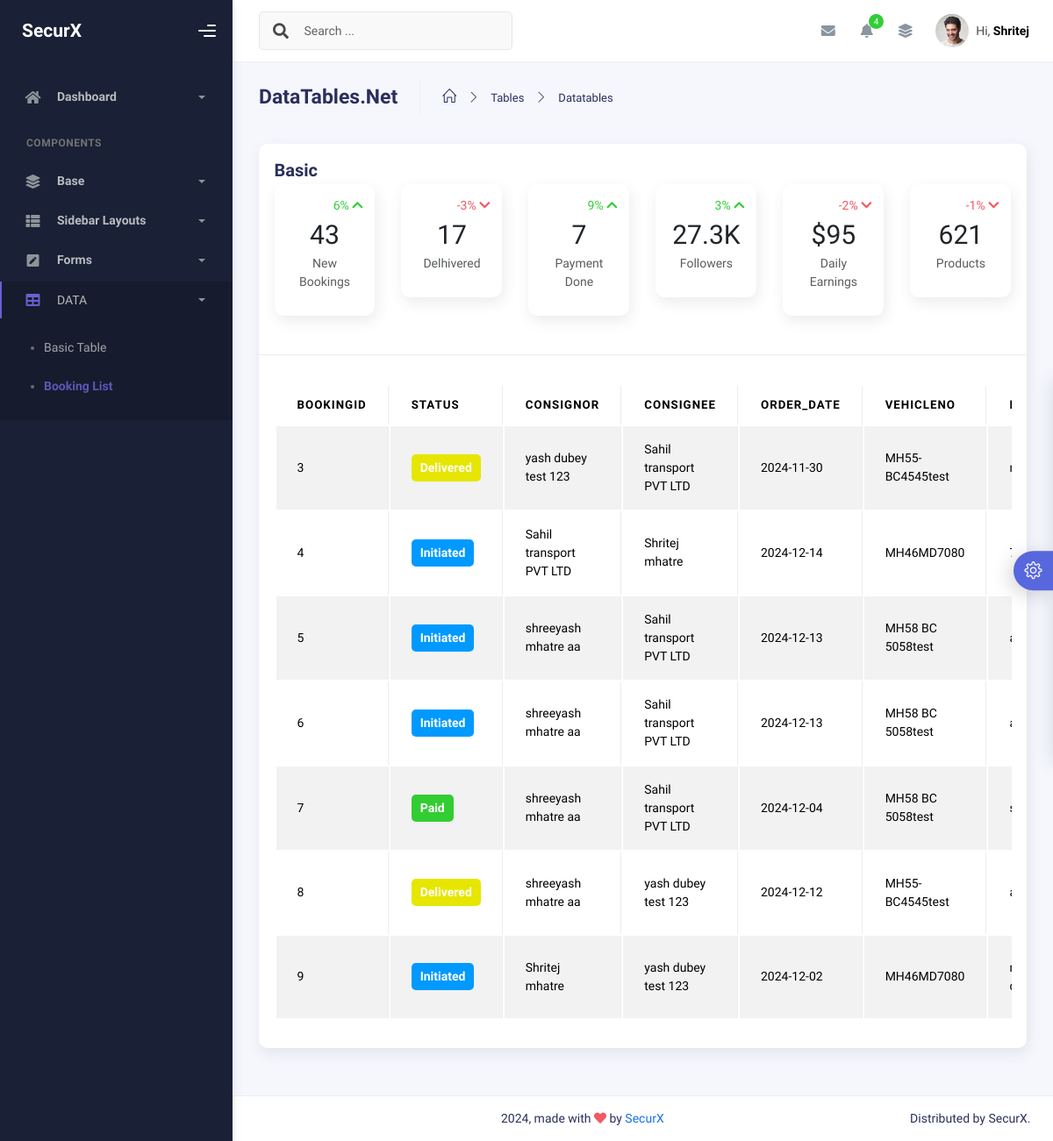
Page /tables/datatables.php on the committed database.
### tables this page shows
CREATE TABLE `orders` (
  `id` int(11) NOT NULL,
  `Status` varchar(255) NOT NULL,
  `order_name` varchar(255) NOT NULL,
  `customer_name` varchar(255) NOT NULL,
  `order_date` date NOT NULL,
  `fromLocation` varchar(255) NOT NULL,
  `toLocation` varchar(255) NOT NULL,
  `transportMode` varchar(255) NOT NULL,
  `paidBy` varchar(255) NOT NULL,
  `taxPaidBy` varchar(255) NOT NULL,
  `pickupAddress` varchar(255) NOT NULL,
  `deliveryAddress` varchar(255) NOT NULL,
  `vehicletype` varchar(255) NOT NULL,
  `Vehiclecapacity` varchar(255) NOT NULL,
  `Vehicleno` int(255) NOT NULL,
  `DriverName` varchar(255) NOT NULL
);

CREATE TABLE `parties` (
  `id` int(11) NOT NULL,
  `name` varchar(255) NOT NULL,
  `gst` varchar(255) NOT NULL,
  `uh` varchar(255) NOT NULL,
  `contact` varchar(255) NOT NULL,
  `address` text NOT NULL,
  `email` varchar(255) NOT NULL,
  `phone` varchar(20) DEFAULT NULL,
  `created_at` timestamp NOT NULL DEFAULT current_timestamp()
);

CREATE TABLE `vehicles` (
  `id` int(11) NOT NULL,
  `vehicle_type` varchar(50) NOT NULL,
  `vehicle_no` varchar(20) NOT NULL,
  `capacity` int(11) NOT NULL
);

### tables/datatables.php (the view, shortened to what this page needs)
<?php
include '../db_connect.php';
try {
    $query = "SELECT a.id,        a.Status,        p1.name AS order_name,        p2.name as customer_name,        a.order_date,       v.vehicle_no as Vehicleno,        a.DriverName FROM `orders` a JOIN parties p1 ON a.order_name = p1.id JOIN parties p2 ON a.customer_name = p2.id join vehicles
 v on v.id=a.Vehicleno";
    $stmt = $conn->prepare($query);
    $stmt->execute();
    $orders = $stmt->fetchAll(PDO::FETCH_ASSOC);
} catch (PDOException $e) {
    echo "Connection failed: " . $e->getMessage();
}
?>
<!DOCTYPE html>
<html lang="en">
  <head>
    <link rel="stylesheet" href="../assets/css/bootstrap.min.css" />
    <link rel="stylesheet" href="../assets/css/plugins.min.css" />
    <link rel="stylesheet" href="../assets/css/kaiadmin.min.css" />
    <link rel="stylesheet" href="../assets/css/demo.css" />
  </head>
  <body>
    <div class="wrapper">
      <div class="sidebar" data-background-color="dark">
        <div class="sidebar-logo">
          <div class="logo-header" data-background-color="dark">
            <a href="../index.php" class="logo">
              <span class="sidebar-brand-text text-white fs-4 fw-bold">SecurX</span>
            </a>
            <div class="nav-toggle">
              <button class="btn btn-toggle toggle-sidebar">
                <i class="gg-menu-right"></i>
              </button>
            </div>
          </div>
        </div>
        <div class="sidebar-wrapper scrollbar scrollbar-inner">
          <div class="sidebar-content">
            <ul class="nav nav-secondary">
              <li class="nav-item">
                <a
                  data-bs-toggle="collapse"
                  href="#dashboard"
                  class="collapsed"
                  aria-expanded="false"
                >
                  <i class="fas fa-home"></i>
                  <p>Dashboard</p>
                  <span class="caret"></span>
                </a>
              </li>
              <li class="nav-section">
                <h4 class="text-section">Components</h4>
              </li>
              <li class="nav-item">
                <a data-bs-toggle="collapse" href="#base">
                  <i class="fas fa-layer-group"></i>
                  <p>Base</p>
                  <span class="caret"></span>
                </a>
              </li>
              <li class="nav-item">
                <a data-bs-toggle="collapse" href="#sidebarLayouts">
                  <i class="fas fa-th-list"></i>
                  <p>Sidebar Layouts</p>
                  <span class="caret"></span>
                </a>
              </li>
              <li class="nav-item">
                <a data-bs-toggle="collapse" href="#forms">
                  <i class="fas fa-pen-square"></i>
                  <p>Forms</p>
                  <span class="caret"></span>
                </a>
              </li>
              <li class="nav-item active submenu">
                <a data-bs-toggle="collapse" href="#tables">
                  <i class="fas fa-table"></i>
                  DATA
                  <span class="caret"></span>
                </a>
                <div class="collapse show" id="tables">
                  <ul class="nav nav-collapse">
                    <li>
                      <a href="../tables/tables.html">
                        <span class="sub-item">Basic Table</span>
                      </a>
                    </li>
                    <li class="active">
                      <a href="../tables/datatables.php">
                        <span class="sub-item">Booking List</span>
                      </a>
                    </li>
                  </ul>
                </div>
              </li>
            </ul>
          </div>
        </div>
      </div>
      <div class="main-panel">
        <div class="main-header">
          <nav
            class="navbar navbar-header navbar-header-transparent navbar-expand-lg border-bottom"
          >
            <div class="container-fluid">
              <nav
                class="navbar navbar-header-left navbar-expand-lg navbar-form nav-search p-0 d-none d-lg-flex"
              >
                <div class="input-group">
                  <div class="input-group-prepend">
                    <button type="submit" class="btn btn-search pe-1">
                      <i class="fa fa-search search-icon"></i>
                    </button>
                  </div>
                  <input
                    type="text"
                    placeholder="Search ..."
                    class="form-control"
                  />
                </div>
              </nav>
              <ul class="navbar-nav topbar-nav ms-md-auto align-items-center">
                <li class="nav-item topbar-icon dropdown hidden-caret">
                  <a
                    class="nav-link dropdown-toggle"
                    href="#"
                    id="messageDropdown"
                    role="button"
                    data-bs-toggle="dropdown"
                    aria-haspopup="true"
                    aria-expanded="false"
                  >
                    <i class="fa fa-envelope"></i>
                  </a>
                </li>
                <li class="nav-item topbar-icon dropdown hidden-caret">
                  <a
                    class="nav-link dropdown-toggle"
                    href="#"
                    id="notifDropdown"
                    role="button"
                    data-bs-toggle="dropdown"
                    aria-haspopup="true"
                    aria-expanded="false"
                  >
                    <i class="fa fa-bell"></i>
                    <span class="notification">4</span>
                  </a>
                </li>
                <li class="nav-item topbar-icon dropdown hidden-caret">
                  <a
                    class="nav-link"
                    data-bs-toggle="dropdown"
                    href="#"
                    aria-expanded="false"
                  >
                    <i class="fas fa-layer-group"></i>
                  </a>
                </li>
                <li class="nav-item topbar-user dropdown hidden-caret">
                  <a
                    class="dropdown-toggle profile-pic"
                    data-bs-toggle="dropdown"
                    href="#"
                    aria-expanded="false"
                  >
                    <div class="avatar-sm">
                      <img
                        src="../assets/img/profile.jpg"
                        alt="..."
                        class="avatar-img rounded-circle"
                      />
                    </div>
                    <span class="profile-username">
                      <span class="op-7">Hi,</span>
                      <span class="fw-bold">Shritej</span>
                    </span>
                  </a>
                </li>
              </ul>
            </div>
          </nav>
        </div>
        <div class="container">
          <div class="page-inner">
            <div class="page-header">
              <h3 class="fw-bold mb-3">DataTables.Net</h3>
              <ul class="breadcrumbs mb-3">
                <li class="nav-home">
                  <a href="#">
                    <i class="icon-home"></i>
                  </a>
                </li>
                <li class="separator">
                  <i class="icon-arrow-right"></i>
                </li>
                <li class="nav-item">
                  <a href="#">Tables</a>
                </li>
                <li class="separator">
                  <i class="icon-arrow-right"></i>
                </li>
                <li class="nav-item">
                  <a href="#">Datatables</a>
                </li>
              </ul>
            </div>
            <div class="row">
              <div class="col-md-12">
                <div class="card">
                  <div class="card-header">
                    <h4 class="card-title">Basic</h4>
                    <div class="row">
              <div class="col-6 col-sm-4 col-lg-2">
                <div class="card">
                  <div class="card-body p-3 text-center">
                    <div class="text-end text-success">
                      6%
                      <i class="fa fa-chevron-up"></i>
                    </div>
                    <div class="h1 m-0">43</div>
                    <div class="text-muted mb-3">New Bookings</div>
                  </div>
                </div>
              </div>
              <div class="col-6 col-sm-4 col-lg-2">
                <div class="card">
                  <div class="card-body p-3 text-center">
                    <div class="text-end text-danger">
                      -3%
                      <i class="fa fa-chevron-down"></i>
                    </div>
                    <div class="h1 m-0">17</div>
                    <div class="text-muted mb-3">Delhivered</div>
                  </div>
                </div>
              </div>
              <div class="col-6 col-sm-4 col-lg-2">
                <div class="card">
                  <div class="card-body p-3 text-center">
                    <div class="text-end text-success">
                      9%
                      <i class="fa fa-chevron-up"></i>
                    </div>
                    <div class="h1 m-0">7</div>
                    <div class="text-muted mb-3">Payment Done</div>
                  </div>
                </div>
              </div>
              <div class="col-6 col-sm-4 col-lg-2">
                <div class="card">
                  <div class="card-body p-3 text-center">
                    <div class="text-end text-success">
                      3%
                      <i class="fa fa-chevron-up"></i>
                    </div>
                    <div class="h1 m-0">27.3K</div>
                    <div class="text-muted mb-3">Followers</div>
                  </div>
                </div>
              </div>
              <div class="col-6 col-sm-4 col-lg-2">
                <div class="card">
                  <div class="card-body p-3 text-center">
                    <div class="text-end text-danger">
                      -2%
                      <i class="fa fa-chevron-down"></i>
                    </div>
                    <div class="h1 m-0">$95</div>
                    <div class="text-muted mb-3">Daily Earnings</div>
                  </div>
                </div>
              </div>
              <div class="col-6 col-sm-4 col-lg-2">
                <div class="card">
                  <div class="card-body p-3 text-center">
                    <div class="text-end text-danger">
                      -1%
                      <i class="fa fa-chevron-down"></i>
                    </div>
                    <div class="h1 m-0">621</div>
                    <div class="text-muted mb-3">Products</div>
                  </div>
                </div>
              </div>
            </div>
                  </div>
                  <div class="card-body">
                    <div class="table-responsive">
                      <table
                        id="basic-datatables"
                        class="table table-striped table-bordered table-hover"
                      >
                        <thead>
                          <tr>
                          <th>BookingID</th>
                            <th>Status</th>
                            <th>Consignor</th>
                            <th>Consignee</th>
                            <th>order_date</th>
                            <th>Vehicleno</th>
                            <th>DriverName</th>
                          </tr>
                        </thead>
                        <tbody>
                          <?php if (!empty($orders)): ?>
                <?php foreach ($orders as $order): ?>
                    <tr>
                        <td><?php echo htmlspecialchars($order['id']); ?></td>
                        <td><span style="
        display: inline-block;
        padding: 5px 10px;
        font-weight: bold;
        color: white;
        border-radius: 5px;
        background-color: <?php
            if ($order['Status'] === 'Initiated') {
                echo '#0099ff';
            } elseif ($order['Status'] === 'Delivered') {
                echo '#e6e600';
            } elseif ($order['Status'] === 'Paid') {
                echo '#32CD32';
            } else {
                echo '#808080';
            }
        ?>;">
        <?php echo htmlspecialchars($order['Status']); ?>
                    </span></td>
                    <td><?php echo htmlspecialchars($order['order_name']); ?></td>
                    <td><?php echo htmlspecialchars($order['customer_name']); ?></td>
                    <td><?php echo htmlspecialchars($order['order_date']); ?></td>
                    <td><?php echo htmlspecialchars($order['Vehicleno']); ?></td>
                    <td><?php echo htmlspecialchars($order['DriverName']); ?></td>
                    </tr>
                <?php endforeach; ?>
            <?php else: ?>
                <tr>
                    <td colspan="8">No orders found.</td>
                </tr>
            <?php endif; ?>
        </tbody>
                      </table>
                    </div>
                  </div>
                </div>
              </div>
            </div>
          </div>
        </div>
        <footer class="footer">
          <div class="container-fluid d-flex justify-content-between">
            <div class="copyright">
              2024, made with <i class="fa fa-heart heart text-danger"></i> by
              <a href="http://www.themekita.com">SecurX</a>
            </div>
             <div>
              Distributed by
              <a target="_blank">SecurX</a>.
            </div>
          </div>
        </footer>
      </div>
      <div class="custom-template">
        <div class="custom-toggle">
          <i class="icon-settings"></i>
        </div>
      </div>
    </div>
  </body>
</html>

### assets/css/demo.css (style rules this page uses)
.custom-template { position: fixed; top: 50%; transform: translateY(-50%); right: -325px; width: 325px; height: max-content; display: block; z-index: 1; background: #ffffff; transition: all .3s; z-index: 1003; box-shadow: -1px 1px 20px rgba(69, 65, 78, 0.15); border-top-left-radius: 5px; border-bottom-left-radius: 5px; transition: all .5s; }
.custom-template .custom-toggle { position: absolute; width: 45px; height: 45px; background: #5867dd; top: 50%; left: -45px; transform: translateY(-50%); display: flex; align-items: center; justify-content: center; text-align: center; border-top-left-radius: 30px; border-bottom-left-radius: 30px; cursor: pointer; color: #ffffff; box-shadow: -5px 5px 20px rgba(69, 65, 78, 0.21); }
.custom-template .custom-toggle i { font-size: 20px; animation: 1.3s spin linear infinite; }

### rows in the picture
orders: id "3", Status "Delivered", parties.name "yash dubey test 123", parties.name "Sahil transport PVT LTD", order_date "2024-11-30", vehicles.vehicle_no "MH55-BC4545test"
orders: id "4", Status "Initiated", parties.name "Sahil transport PVT LTD", parties.name "Shritej mhatre", order_date "2024-12-14", vehicles.vehicle_no "MH46MD7080"
orders: id "5", Status "Initiated", parties.name "shreeyash mhatre aa", parties.name "Sahil transport PVT LTD", order_date "2024-12-13", vehicles.vehicle_no "MH58 BC 5058test"
orders: id "6", Status "Initiated", parties.name "shreeyash mhatre aa", parties.name "Sahil transport PVT LTD", order_date "2024-12-13", vehicles.vehicle_no "MH58 BC 5058test"
orders: id "7", Status "Paid", parties.name "shreeyash mhatre aa", parties.name "Sahil transport PVT LTD", order_date "2024-12-04", vehicles.vehicle_no "MH58 BC 5058test"
orders: id "8", Status "Delivered", parties.name "shreeyash mhatre aa", parties.name "yash dubey test 123", order_date "2024-12-12", vehicles.vehicle_no "MH55-BC4545test"
orders: id "9", Status "Initiated", parties.name "Shritej mhatre", parties.name "yash dubey test 123", order_date "2024-12-02", vehicles.vehicle_no "MH46MD7080"
